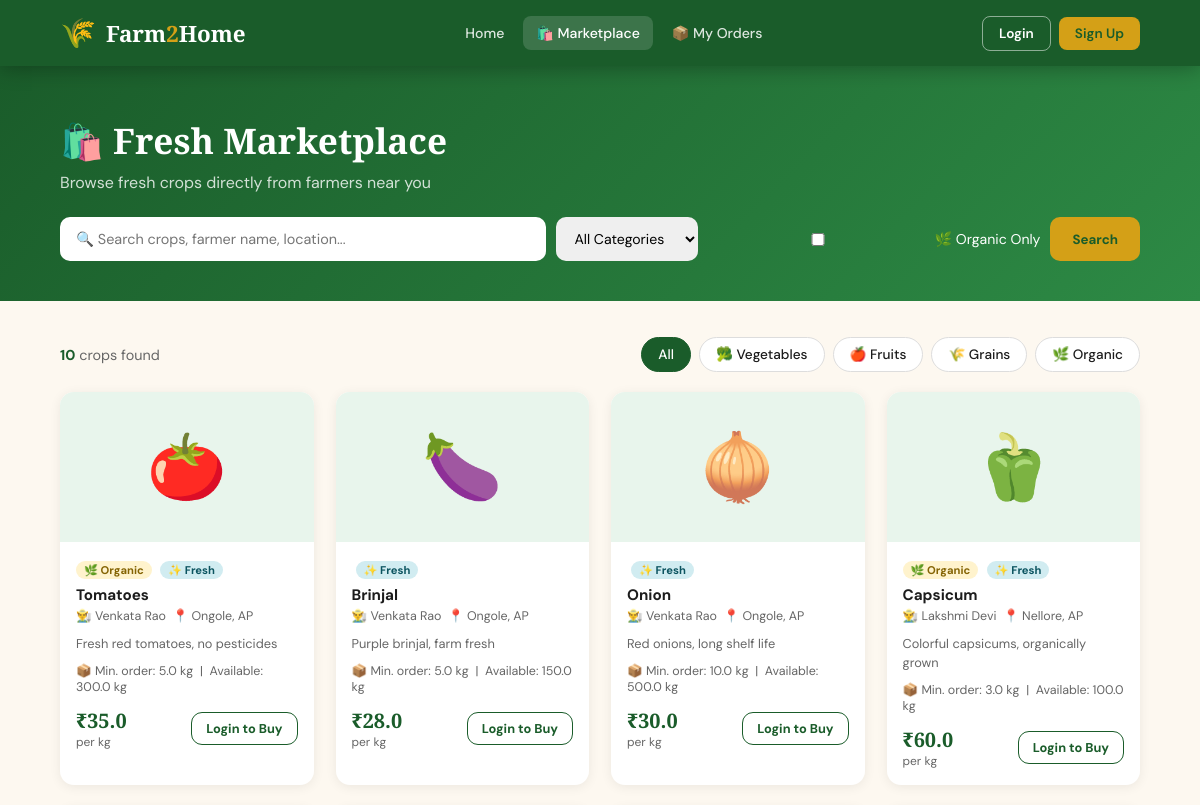
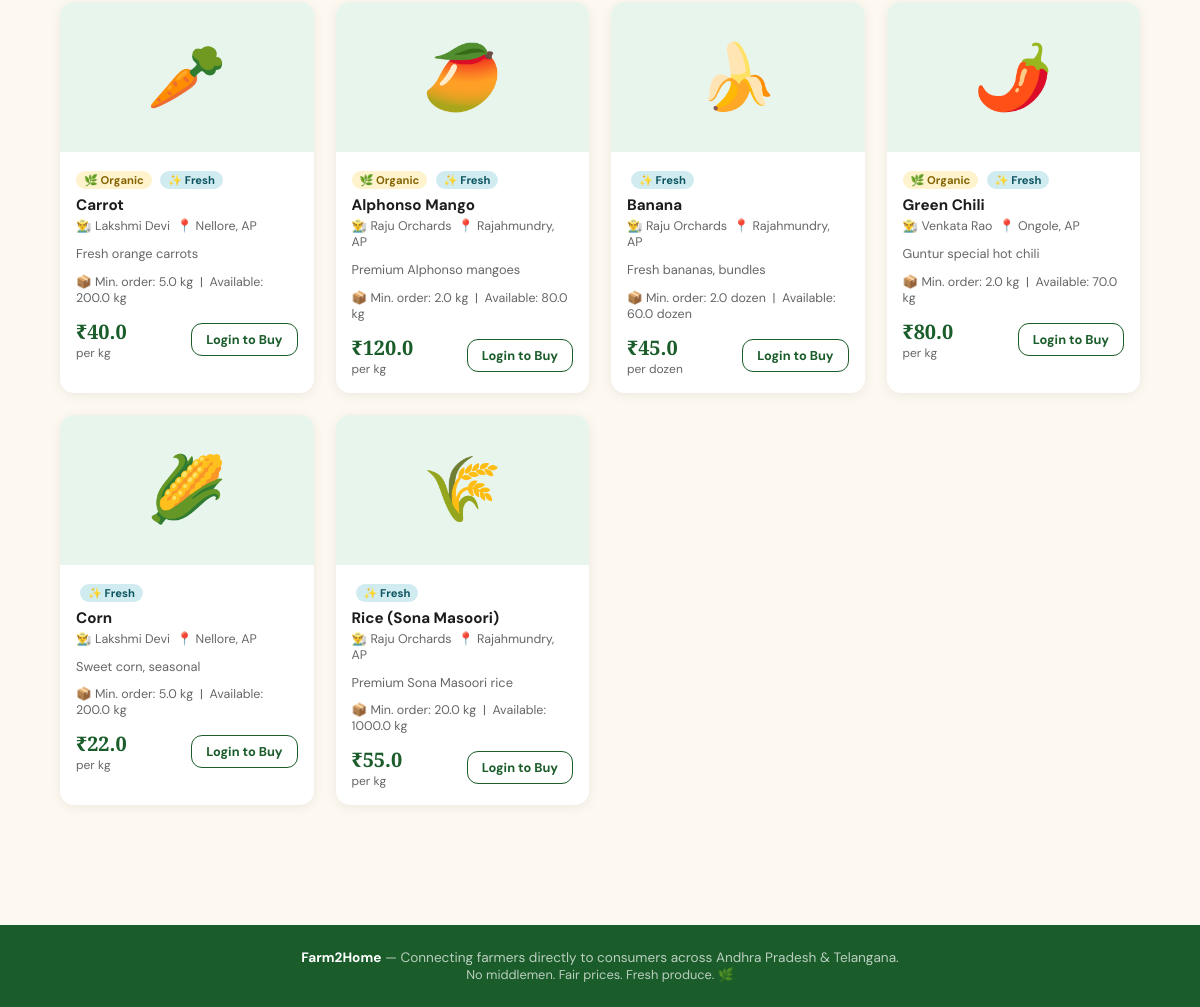
/marketplace, run on the app's committed database (2 pictures, top to bottom).
### tables this page shows
CREATE TABLE crops (
        id INTEGER PRIMARY KEY AUTOINCREMENT,
        farmer_id INTEGER NOT NULL,
        name TEXT NOT NULL,
        category TEXT NOT NULL,
        quantity REAL NOT NULL,
        price REAL NOT NULL,
        unit TEXT DEFAULT 'kg',
        harvest_date TEXT,
        location TEXT,
        description TEXT,
        is_organic INTEGER DEFAULT 0,
        min_order REAL DEFAULT 1,
        status TEXT DEFAULT 'active',  -- active, sold_out
        emoji TEXT DEFAULT '🌾',
        created_at TEXT DEFAULT CURRENT_TIMESTAMP,
        FOREIGN KEY (farmer_id) REFERENCES users(id)
    );

CREATE TABLE users (
        id INTEGER PRIMARY KEY AUTOINCREMENT,
        name TEXT NOT NULL,
        phone TEXT UNIQUE NOT NULL,
        password TEXT NOT NULL,
        role TEXT NOT NULL DEFAULT 'customer',  -- 'farmer' or 'customer'
        location TEXT,
        district TEXT,
        language TEXT DEFAULT 'English',
        bank_account TEXT,
        ifsc TEXT,
        created_at TEXT DEFAULT CURRENT_TIMESTAMP
    );

### app.py (the view)
@app.route('/marketplace')
def marketplace():
    conn = get_db()
    search = request.args.get('search', '')
    category = request.args.get('category', 'all')
    organic = request.args.get('organic', '')
    query = """SELECT c.*, u.name as farmer_name, u.location as farmer_loc
               FROM crops c JOIN users u ON c.farmer_id = u.id
               WHERE c.status='active'"""
    params = []
    if search:
        query += " AND (c.name LIKE ? OR u.name LIKE ? OR c.location LIKE ?)"
        params += [f'%{search}%', f'%{search}%', f'%{search}%']
    if category != 'all':
        query += " AND c.category=?"
        params.append(category)
    if organic:
        query += " AND c.is_organic=1"
    crops = conn.execute(query, params).fetchall()
    conn.close()
    return render_template('marketplace.html', crops=crops, search=search, category=category, organic=organic)

### app.py (called while the page is built)
def get_db():
    conn = sqlite3.connect(DB_PATH)
    conn.row_factory = sqlite3.Row
    return conn

### templates/marketplace.html (shortened to what this page needs)
{% extends 'base.html' %}
{% block content %}
<div class="market-header">
  <div style="max-width:1200px;margin:0 auto;">
    <h1>🛍️ Fresh Marketplace</h1>
    <p>Browse fresh crops directly from farmers near you</p>
    <form method="get" action="{{ url_for('marketplace') }}">
      <div class="search-bar">
        <input type="text" name="search" value="{{ search }}" placeholder="🔍 Search crops, farmer name, location..."/>
        <select name="category">
          <option value="all" {% if category=='all' %}selected{% endif %}>All Categories</option>
        </select>
        <label style="color:#fff;display:flex;align-items:center;gap:6px;font-size:.88rem;cursor:pointer;">
          <input type="checkbox" name="organic" value="1" {% if organic %}checked{% endif %} style="width:auto;"/> 🌿 Organic Only
        </label>
        <button type="submit">Search</button>
      </div>
    </form>
  </div>
</div>
<section class="section" style="padding-top:36px;">
  <div style="display:flex;justify-content:space-between;align-items:center;margin-bottom:20px;flex-wrap:wrap;gap:10px;">
    <div style="color:var(--muted);font-size:.9rem;">
      <strong style="color:var(--green);">{{ crops|length }}</strong> crops found
    </div>
    <div class="filter-row" style="margin:0;">
      <a href="{{ url_for('marketplace') }}" class="filter-pill {% if category=='all' and not organic %}active{% endif %}">All</a>
      <a href="{{ url_for('marketplace', category='vegetable') }}" class="filter-pill {% if category=='vegetable' %}active{% endif %}">🥦 Vegetables</a>
      <a href="{{ url_for('marketplace', category='fruit') }}" class="filter-pill {% if category=='fruit' %}active{% endif %}">🍎 Fruits</a>
      <a href="{{ url_for('marketplace', category='grain') }}" class="filter-pill {% if category=='grain' %}active{% endif %}">🌾 Grains</a>
      <a href="{{ url_for('marketplace', organic=1) }}" class="filter-pill {% if organic %}active{% endif %}">🌿 Organic</a>
    </div>
  </div>
  {% if crops %}
  <div class="prod-grid">
    {% for crop in crops %}
    <div class="prod-card">
      <div class="prod-img">{{ crop.emoji }}</div>
      <div class="prod-body">
        {% if crop.is_organic %}<span class="tag-organic">🌿 Organic</span>{% endif %}
        <span class="tag-fresh">✨ Fresh</span>
        <div class="prod-name">{{ crop.name }}</div>
        <div class="prod-farmer">👨‍🌾 {{ crop.farmer_name }} &nbsp;📍 {{ crop.location }}</div>
        {% if crop.description %}
        <div class="prod-desc">{{ crop.description[:80] }}{% if crop.description|length > 80 %}...{% endif %}</div>
        {% endif %}
        <div style="font-size:.78rem;color:var(--muted);margin-bottom:6px;">
          📦 Min. order: {{ crop.min_order }} {{ crop.unit }} &nbsp;|&nbsp;
          Available: {{ crop.quantity }} {{ crop.unit }}
        </div>
        <div class="prod-foot">
          <div><div class="prod-price">₹{{ crop.price }}</div><div class="prod-unit">per {{ crop.unit }}</div></div>
          {% if session.user_id and session.role != 'farmer' %}
          <form method="post" action="{{ url_for('add_to_cart', crop_id=crop.id) }}" class="qty-form">
            <input type="number" name="quantity" value="{{ crop.min_order }}" min="{{ crop.min_order }}" max="{{ crop.quantity }}" step="1"/>
            <button type="submit" class="btn btn-green btn-sm">+ Cart</button>
          </form>
          {% elif not session.user_id %}
          <a href="{{ url_for('login') }}" class="btn btn-outline btn-sm">Login to Buy</a>
          {% endif %}
        </div>
      </div>
    </div>
    {% endfor %}
  </div>
  {% endif %}
</section>
{% endblock %}

### templates/base.html (style rules this page uses)
:root { --green:#1a5c2a;--green-light:#2d8a45;--green-pale:#e8f5ec; --earth:#7a4f2d;--cream:#fdf8f0;--gold:#d4a017;--red:#c0392b; --text:#1c1c1c;--muted:#666;--white:#fff; --radius:14px;--shadow:0 8px 32px rgba(0,0,0,.12); }
* { margin:0;padding:0;box-sizing:border-box; }
body { font-family:'DM Sans',sans-serif;background:var(--cream);color:var(--text); }
a { text-decoration:none;color:inherit; }
.btn { display:inline-block;padding:11px 22px;border-radius:11px;border:none;cursor:pointer;font-family:'DM Sans',sans-serif;font-weight:700;font-size:.9rem;transition:.2s; }
.btn-outline { background:transparent;border:1.5px solid var(--green);color:var(--green); }
.btn-sm { padding:7px 14px;font-size:.8rem; }
.section { padding:60px 5%; }

### templates/marketplace.html (style rules this page uses)
.market-header { background:linear-gradient(135deg,#1a5c2a,#2d8a45);padding:50px 5% 40px;color:#fff; }
.market-header h1 { font-family:'Playfair Display',serif;font-size:2.2rem;margin-bottom:8px; }
.market-header p { color:rgba(255,255,255,.8); }
.search-bar { display:flex;gap:10px;margin-top:24px;flex-wrap:wrap; }
.search-bar input { flex:1;padding:12px 16px;border:none;border-radius:10px;font-size:.9rem;font-family:'DM Sans',sans-serif;outline:none;min-width:220px; }
.search-bar select { padding:12px 14px;border:none;border-radius:10px;font-family:'DM Sans',sans-serif;font-size:.88rem;outline:none; }
.search-bar button { padding:12px 22px;background:var(--gold);color:var(--green);border:none;border-radius:10px;font-family:'DM Sans',sans-serif;font-weight:700;cursor:pointer; }
.filter-row { display:flex;gap:8px;flex-wrap:wrap;margin:24px 0; }
.filter-pill { padding:8px 16px;border-radius:20px;border:1.5px solid #ddd;background:#fff;cursor:pointer;font-size:.85rem;font-weight:500;transition:.2s;text-decoration:none;color:var(--text); }
.filter-pill:hover,.filter-pill.active { background:var(--green);color:#fff;border-color:var(--green); }
.prod-grid { display:grid;grid-template-columns:repeat(auto-fill,minmax(230px,1fr));gap:22px; }
.prod-card { background:#fff;border-radius:var(--radius);box-shadow:0 2px 12px rgba(0,0,0,.07);overflow:hidden;transition:.3s; }
.prod-img { height:150px;display:flex;align-items:center;justify-content:center;font-size:4rem;background:var(--green-pale); }
.prod-body { padding:16px; }
.prod-name { font-weight:700;font-size:.95rem;margin-bottom:3px; }
.prod-farmer { color:var(--muted);font-size:.78rem;margin-bottom:10px; }
.prod-foot { display:flex;align-items:center;justify-content:space-between;margin-top:12px; }
.prod-price { font-family:'Playfair Display',serif;font-size:1.25rem;color:var(--green);font-weight:700; }
.prod-unit { color:var(--muted);font-size:.75rem; }
.prod-desc { font-size:.8rem;color:var(--muted);margin-bottom:10px;line-height:1.5; }
.tag-organic { display:inline-block;background:#fff3cd;color:#856404;font-size:.7rem;font-weight:700;padding:2px 8px;border-radius:20px;margin-bottom:6px; }
.tag-fresh { display:inline-block;background:#d1ecf1;color:#0c5460;font-size:.7rem;font-weight:700;padding:2px 8px;border-radius:20px;margin-bottom:6px;margin-left:4px; }

### data on the page
crops: emoji "🍅", is_organic "🌿 Organic", name "Tomatoes", farmer_name "Venkata Rao", location "Ongole, AP", description "Fresh red tomatoes, no pesticides", min_order "5.0", unit "kg", quantity "300.0", price "35.0"
crops: emoji "🍆", name "Brinjal", farmer_name "Venkata Rao", location "Ongole, AP", description "Purple brinjal, farm fresh", min_order "5.0", unit "kg", quantity "150.0", price "28.0"
crops: emoji "🧅", name "Onion", farmer_name "Venkata Rao", location "Ongole, AP", description "Red onions, long shelf life", min_order "10.0", unit "kg", quantity "500.0", price "30.0"
crops: emoji "🫑", is_organic "🌿 Organic", name "Capsicum", farmer_name "Lakshmi Devi", location "Nellore, AP", description "Colorful capsicums, organically grown", min_order "3.0", unit "kg", quantity "100.0", price "60.0"
crops: emoji "🥕", is_organic "🌿 Organic", name "Carrot", farmer_name "Lakshmi Devi", location "Nellore, AP", description "Fresh orange carrots", min_order "5.0", unit "kg", quantity "200.0", price "40.0"
crops: emoji "🥭", is_organic "🌿 Organic", name "Alphonso Mango", farmer_name "Raju Orchards", location "Rajahmundry, AP", description "Premium Alphonso mangoes", min_order "2.0", unit "kg", quantity "80.0", price "120.0"
crops: emoji "🍌", name "Banana", farmer_name "Raju Orchards", location "Rajahmundry, AP", description "Fresh bananas, bundles", min_order "2.0", unit "dozen", quantity "60.0", price "45.0"
crops: emoji "🌶️", is_organic "🌿 Organic", name "Green Chili", farmer_name "Venkata Rao", location "Ongole, AP", description "Guntur special hot chili", min_order "2.0", unit "kg", quantity "70.0", price "80.0"
crops: emoji "🌽", name "Corn", farmer_name "Lakshmi Devi", location "Nellore, AP", description "Sweet corn, seasonal", min_order "5.0", unit "kg", quantity "200.0", price "22.0"
crops: emoji "🌾", name "Rice (Sona Masoori)", farmer_name "Raju Orchards", location "Rajahmundry, AP", description "Premium Sona Masoori rice", min_order "20.0", unit "kg", quantity "1000.0", price "55.0"

### other printed values
{{ crops|length }} "10"
